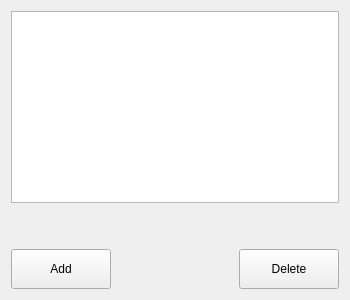
<?xml version="1.0" encoding="UTF-8"?>
<ui version="4.0">
 <class>ContactsView</class>
 <widget class="QWidget" name="ContactsView">
  <property name="geometry">
   <rect>
    <x>0</x>
    <y>0</y>
    <width>350</width>
    <height>300</height>
   </rect>
  </property>
  <property name="windowTitle">
   <string>ContactsView</string>
  </property>
  <property name="autoFillBackground">
   <bool>true</bool>
  </property>
  <property name="styleSheet">
   <string notr="true"/>
  </property>
  <layout class="QVBoxLayout" name="verticalLayout">
   <item>
    <widget class="QListWidget" name="contactsList">
     <property name="styleSheet">
      <string notr="true"/>
     </property>
    </widget>
   </item>
   <item>
    <spacer name="verticalSpacer">
     <property name="orientation">
      <enum>Qt::Vertical</enum>
     </property>
     <property name="sizeHint" stdset="0">
      <size>
       <width>20</width>
       <height>23</height>
      </size>
     </property>
    </spacer>
   </item>
   <item>
    <layout class="QHBoxLayout" name="horizontalLayout">
     <item>
      <widget class="QPushButton" name="addButton">
       <property name="minimumSize">
        <size>
         <width>100</width>
         <height>40</height>
        </size>
       </property>
       <property name="sizeHint" stdset="0">
        <size>
         <width>85</width>
         <height>27</height>
        </size>
       </property>
       <property name="styleSheet">
        <string notr="true"/>
       </property>
       <property name="text">
        <string>Add</string>
       </property>
      </widget>
     </item>
     <item>
      <spacer name="horizontalSpacer">
       <property name="orientation">
        <enum>Qt::Horizontal</enum>
       </property>
       <property name="sizeHint" stdset="0">
        <size>
         <width>40</width>
         <height>20</height>
        </size>
       </property>
      </spacer>
     </item>
     <item>
      <widget class="QPushButton" name="deleteButton">
       <property name="minimumSize">
        <size>
         <width>100</width>
         <height>40</height>
        </size>
       </property>
       <property name="styleSheet">
        <string notr="true"/>
       </property>
       <property name="text">
        <string>Delete</string>
       </property>
      </widget>
     </item>
    </layout>
   </item>
  </layout>
 </widget>
 <resources/>
 <connections/>
</ui>
